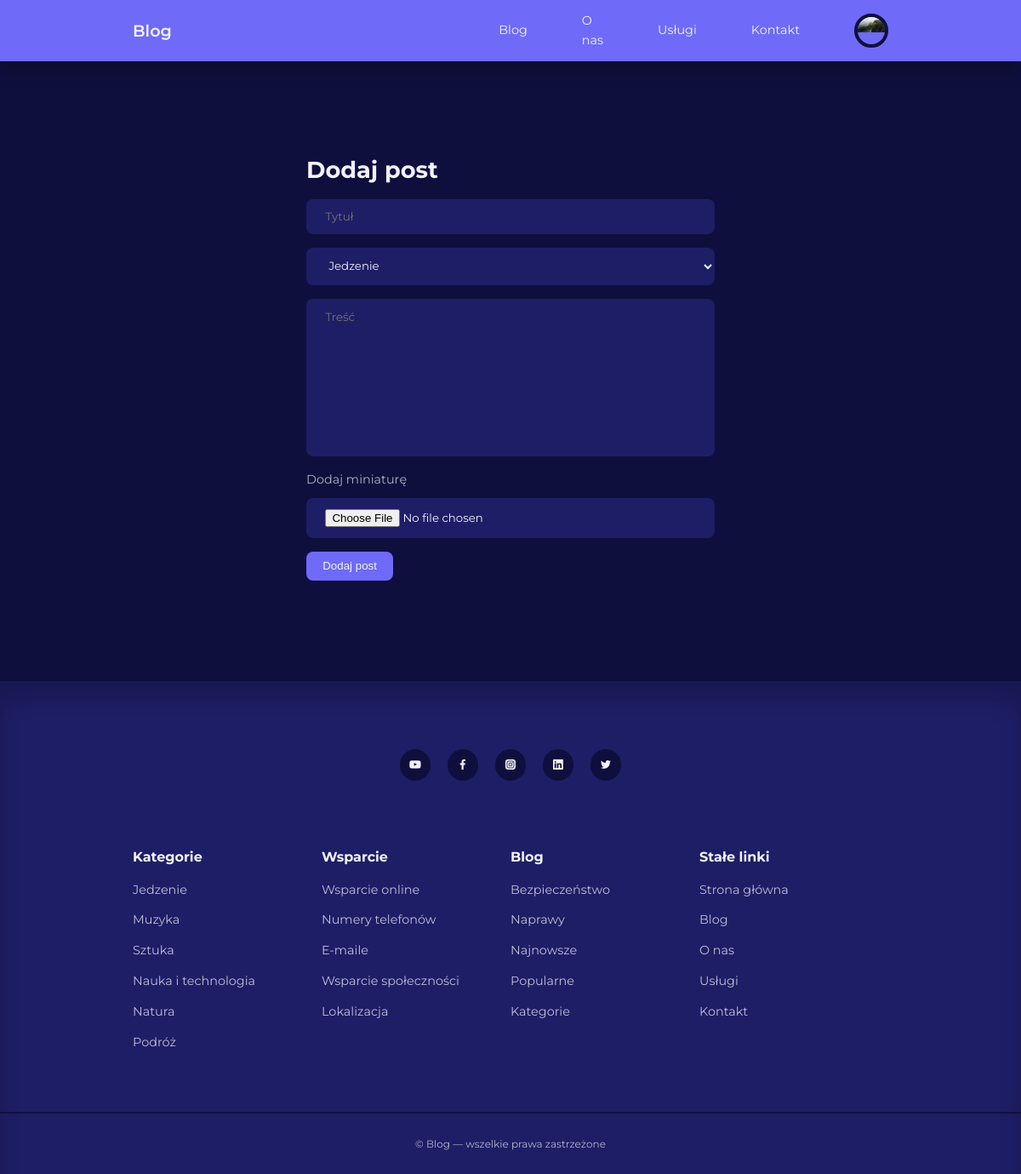
The page /admin/add-post.php (signed in) on the database its author committed.
### tables this page shows
CREATE TABLE `users` (
  `id` int(11) UNSIGNED NOT NULL,
  `firstname` varchar(50) NOT NULL,
  `lastname` varchar(50) NOT NULL,
  `username` varchar(50) NOT NULL,
  `email` varchar(100) NOT NULL,
  `password` varchar(255) NOT NULL,
  `avatar` varchar(255) NOT NULL,
  `is_admin` tinyint(1) NOT NULL
);

CREATE TABLE `categories` (
  `id` int(11) UNSIGNED NOT NULL,
  `title` varchar(50) NOT NULL,
  `description` varchar(255) NOT NULL
);

### admin/partials/header.php (called while the page is built, shortened)
<?php
require '../partials/header.php';

### admin/add-post.php (the view, shortened to what this page needs)
<?php
    include 'partials/header.php';
    $query = "SELECT * FROM categories";
    $categories = mysqli_query($connection, $query);
    $title = $_SESSION['add-post-data']['title'] ?? null;
    $body = $_SESSION['add-post-data']['body'] ?? null;
?>
<section class="form__section">
    <section class="container form__section-container">
        <h2>Dodaj post</h2>
        <form action="<?= ROOT__URL ?>admin/add-post-logic.php" enctype="multipart/form-data" method="post">
            <input type="text" value="<?= $title ?>" name="title" placeholder="Tytuł">
            <select name="category">
                <?php while($category = mysqli_fetch_assoc($categories)): ?>
                    <option value="<?= $category['id'] ?>"><?= $category['title'] ?></option>
                <?php endwhile ?>
            </select>
            <textarea rows="10" name="body" placeholder="Treść"><?= $body ?></textarea>
            <div class="form__control">
                <label for="thumbnail">Dodaj miniaturę</label>
                <input type="file" name="thumbnail" id="thumbnail">
            </div>
            <button type="submit" name="submit" class="btn">Dodaj post</button>
        </form>
    </section>
</section>
<?php
    include '../partials/footer.php';
?>

### partials/header.php (shortened to what this page needs)
<?php
require 'config/database.php';
if (isset($_SESSION['user-id'])) {
    $id = filter_var($_SESSION['user-id'], FILTER_SANITIZE_NUMBER_INT);
    $query = "SELECT avatar FROM users WHERE id='$id'";
    $result = mysqli_query($connection, $query);
    $avatar = mysqli_fetch_assoc($result);
}
?>
<!DOCTYPE html>
<html lang="pl">
<head>
    <link rel="stylesheet" href="<?= ROOT__URL  ?>css/style.css">
    <link rel="stylesheet" href="https://unicons.iconscout.com/release/v4.0.0/css/line.css">
</head>
<body>
    <nav>
        <div class="container nav__container">
            <a href="<?= ROOT__URL  ?>" class="nav__logo">Blog</a>
            <ul class="nav__items">
                <li><a href="<?= ROOT__URL  ?>blog.php">Blog</a></li>
                <li><a href="<?= ROOT__URL  ?>about.php">O nas</a></li>
                <li><a href="<?= ROOT__URL  ?>services.php">Usługi</a></li>
                <li><a href="<?= ROOT__URL  ?>contact.php">Kontakt</a></li>
                <?php if (isset($_SESSION['user-id'])): ?>
                    <li class="nav__profile">
                        <div class="avatar">
                            <img src="<?= ROOT__URL . 'images/' . $avatar['avatar'] ?>">
                        </div>
                    </li>
                <?php else: ?>
                    <li><a href="<?= ROOT__URL  ?>signin.php">Zaloguj się</a></li>
                <?php endif ?>
            </ul>
        </div>
    </nav>

### partials/footer.php (shortened to what this page needs)
<footer>
    <div class="footer__socials">
        <a href="https://youtube.com" target="_blank"><i class="uil uil-youtube"></i></a>
        <a href="https://facebook.com" target="_blank"><i class="uil uil-facebook-f"></i></a>
        <a href="https://instagram.com" target="_blank"><i class="uil uil-instagram-alt"></i></a>
        <a href="https://linkedin.com" target="_blank"><i class="uil uil-linkedin"></i></a>
        <a href="https://twitter.com" target="_blank"><i class="uil uil-twitter"></i></a>
    </div>
    <div class="container footer__container">
        <article>
            <h4>Kategorie</h4>
            <ul>
                <?php
                $all_catgegories_query = "SELECT * FROM categories";
                $all_catgegories_result = mysqli_query($connection, $all_catgegories_query);
                ?>
                <?php while ($category = mysqli_fetch_assoc($all_catgegories_result)): ?>
                    <li><a href="<?= ROOT__URL ?>category-posts.php?id=<?= $category['id'] ?>"><?= $category['title'] ?></a></li>
                <?php endwhile; ?>
            </ul>
        </article>
        <article>
            <h4>Wsparcie</h4>
            <ul>
                <li><a href="">Wsparcie&nbsp;online</a></li>
                <li><a href="">Numery&nbsp;telefonów</a></li>
                <li><a href="">E-maile</a></li>
                <li><a href="">Wsparcie&nbsp;społeczności</a></li>
                <li><a href="">Lokalizacja</a></li>
            </ul>
        </article>
        <article>
            <h4>Blog</h4>
            <ul>
                <li><a href="">Bezpieczeństwo</a></li>
                <li><a href="">Naprawy</a></li>
                <li><a href="">Najnowsze</a></li>
                <li><a href="">Popularne</a></li>
                <li><a href="">Kategorie</a></li>
            </ul>
        </article>
        <article>
            <h4>Stałe&nbsp;linki</h4>
            <ul>
                <li><a href="<?= ROOT__URL ?>">Strona&nbsp;główna</a></li>
                <li><a href="<?= ROOT__URL ?>blog.php">Blog</a></li>
                <li><a href="<?= ROOT__URL ?>about.php">O&nbsp;nas</a></li>
                <li><a href="<?= ROOT__URL ?>services.php">Usługi</a></li>
                <li><a href="<?= ROOT__URL ?>contact.php">Kontakt</a></li>
            </ul>
        </article>
    </div>
    <div class="footer__copyright">
        <small>&copy; Blog — wszelkie prawa zastrzeżone</small>
    </div>
</footer>
</body>
</html>

### css/style.css (style rules this page uses)
:root { --color-primary: #6f6af8; --color-primary-light: hsl(242, 91%, 69%, 18%); --color-primary-variant: #5854c7; --color-red: #da0f3f; --color-red-light: hsl(346, 87%, 46%, 15%); --color-green: #00c476; --color-green-light: hsl(156, 100%, 38%, 15%); --color-gray-900: #1e1e66; --color-gray-700: #2d2b7c; --color-gray-300: rgba(242, 242, 254, 0.3); --color-gray-200: rgba(242, 242, 254, 0.7); --color-white: #f2f2fe; --color-bg: #0f0f3e; --transition: all 300ms ease; --container-width-lg: 74%; --container-width-md: 88%; --form-width: 40%; --card-border-radius-1: 0.3rem; --card-border-radius-2: 0.5rem; --card-border-radius-3: 0.8rem; --card-border-radius-4: 2rem; --card-border-radius-5: 5rem; }
* { margin: 0; padding: 0; outline: 0; border: 0; appearance: 0; list-style: none; text-decoration: none; box-sizing: border-box; }
body { font-family: 'Montserrat', sans-serif; line-height: 1.6; color: var(--color-gray-200); overflow-x: hidden; background: var(--color-bg); font-size: 0.9rem; }
.container { width: var(--container-width-lg); max-width: 1800px; margin-inline: auto; }
section { margin-top: 3rem; width: 100vw; }
h1, h2, h3, h4, h5 { color: var(--color-white); line-height: 1.3; }
h2 { font-size: 1.7rem; margin: 1rem 0; }
h4 { font-size: 1rem; }
a { color: var(--color-white); transition: var(--transition); }
img { display: block; width: 100%; object-fit: contain; }
nav { background: var(--color-primary); width: 100vw; height: 4.5rem; position: fixed; top: 0; z-index: 10; box-shadow: 0 1rem 1rem rgba(0, 0, 0, 0.2); }
.nav__container { height: 100%; display: flex; align-items: center; justify-content: space-around; }
.avatar { width: 2.5rem; height: 2.5rem; border-radius: 50%; overflow: hidden; border: 0.3rem solid var(--color-bg); }
.nav__logo { font-weight: 600; font-size: 1.2rem; display: flex; width: 50%; justify-content: flex-start; }
.nav__items { display: flex; align-items: center; gap: 4rem; width: 50%; justify-content: flex-end; }
.nav__profile { position: relative; cursor: pointer; }
footer { background: var(--color-gray-900); padding: 5rem 0 0; box-shadow: inset 0 1.5rem 1.5rem rgba(0, 0, 0, 0.2); }
.footer__socials { margin-inline: auto; width: fit-content; margin-bottom: 5rem; display: flex; justify-content: space-between; align-items: center; gap: 1.2rem; }
.footer__socials a { background-color: var(--color-bg); border-radius: 50%; width: 2.3rem; height: 2.3rem; display: flex; align-items: center; justify-content: center; }
.footer__container { display: grid; grid-template-columns: repeat(4, 1fr); }
footer h4 { columns: var(--color-white); margin-bottom: 0.6rem; }
footer ul li { padding: 0.4rem 0; }
footer ul a { opacity: 0.75; }
.footer__copyright { text-align: center; padding: 1.5rem; border-top: 2px solid var(--color-bg); margin-top: 4rem; }
.btn { display: inline-block; width: fit-content; padding: 0.6rem 1.2rem; background-color: var(--color-primary); border-radius: var(--card-border-radius-2); cursor: pointer; transition: var(--transition); color: var(--color-white); }
.form__section { display: grid; place-items: center; height: 100vh; margin: 0; }
.form__section-container { width: var(--form-width); }
form { display: flex; flex-direction: column; gap: 1rem; }
.form__control { display: flex; flex-direction: column; gap: 0.6rem; }
input, textarea, select { padding: 0.8rem 1.4rem; background: var(--color-gray-900); border-radius: var(--card-border-radius-2); resize: none; color: var(--color-white); font-family: 'Montserrat', sans-serif; }
textarea::placeholder, input::placeholder { font-family: 'Montserrat', sans-serif; }

### rows shown on the page
users: avatar (picture)
categories: title "Jedzenie"
categories: title "Muzyka"
categories: title "Sztuka"
categories: title "Nauka i technologia"
categories: title "Natura"
categories: title "Podróż"

### other values the page prints
form field category "Jedzenie"
